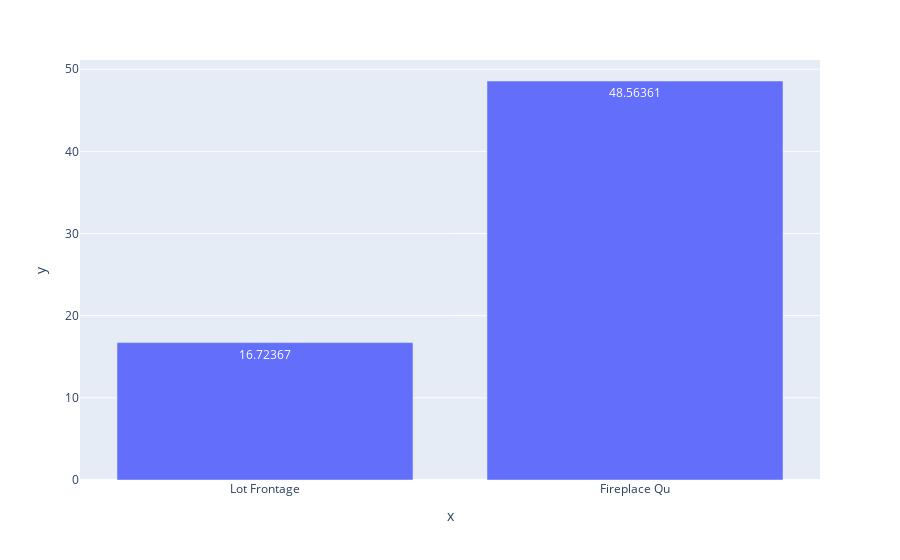

Notebook source saved alongside this figure:
### Code cell
px.bar( x=percent_nan.index, y= percent_nan, text_auto= True).show()

### Figure 1 — Plotly figure (JSON) as saved in the notebook; plotly's stock layout.template omitted (floating-point values rounded to 4 significant figures)
{"data": [{"alignmentgroup": "True", "hovertemplate": "x=%{x}<br>y=%{y}<extra></extra>", "legendgroup": "", "marker": {"color": "#636efa", "pattern": {"shape": ""}}, "name": "", "offsetgroup": "", "orientation": "v", "showlegend": false, "textposition": "auto", "texttemplate": "%{y}", "type": "bar", "x": ["Lot Frontage", "Fireplace Qu"], "xaxis": "x", "y": [16.72, 48.56], "yaxis": "y"}], "layout": {"barmode": "relative", "legend": {"tracegroupgap": 0}, "margin": {"t": 60}, "xaxis": {"anchor": "y", "domain": [0, 1], "title": {"text": "x"}}, "yaxis": {"anchor": "x", "domain": [0, 1], "title": {"text": "y"}}}}
